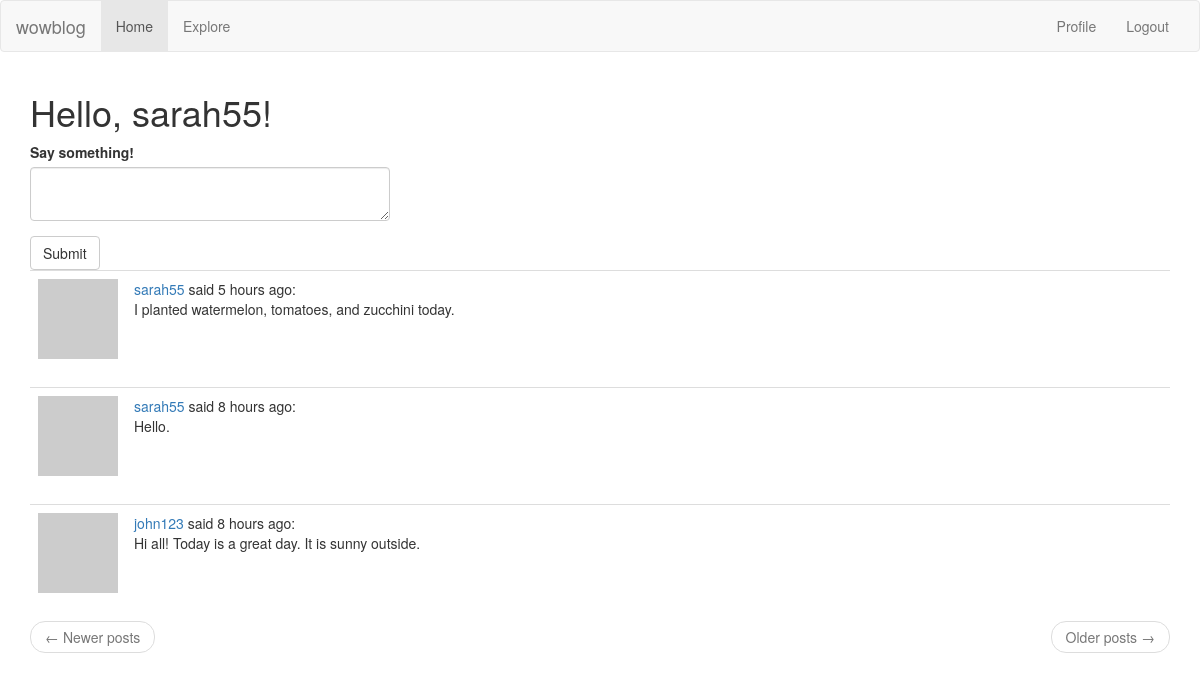
The page /index (signed in) on the database its author committed.
### app/models.py (models this page shows, shortened)
class User(UserMixin, db.Model):
    id = db.Column(db.Integer, primary_key=True)
    username = db.Column(db.String(64), index=True, unique=True)
    email = db.Column(db.String(120), index=True, unique=True)
    password_hash = db.Column(db.String(128))
    posts = db.relationship('Post', backref='author', lazy='dynamic')
    about_me = db.Column(db.String(140))
    last_seen = db.Column(db.DateTime, default=datetime.utcnow)
    def avatar(self, size):
        digest = md5(self.email.lower().encode('utf-8')).hexdigest()
        return 'https://www.gravatar.com/avatar/{}?d=identicon&s={}'.format(digest, size)
    followed = db.relationship(
        'User', secondary=followers, # 'User' is the right side entity of the relationship. Since this is a self-referential relationship, use the same class on both sides. 'Secondary' configures the association table (followers)
        primaryjoin=(followers.c.follower_id == id), #primaryjoin indicates the condition that links the left side entity (The follower user with the followers table). 'followers.c.follower_id' calls the follower_id in the table
        secondaryjoin=(followers.c.followed_id == id), #secondaryjoin indicates the condition that links the right side entity (the followed user).
        backref=db.backref('followers', lazy='dynamic'), lazy='dynamic') #backref refines how this relationship will be accessed from the right side entity. 'lazy' indicates execution mode. Dynamic means the query doesn't run until specifically requested. The second 'lazy' applies to the left side query.
    def followed_posts(self):
        followed = Post.query.join(
            followers, (followers.c.followed_id == Post.user_id)).filter(
                followers.c.follower_id == self.id)
        own = Post.query.filter_by(user_id=self.id) #query to search for user's own posts
        return followed.union(own).order_by(Post.timestamp.desc()) #combine own posts with followed posts and display them all # order_by timestamp

class Post(db.Model):
    id = db.Column(db.Integer, primary_key=True)
    body = db.Column(db.String(2000))
    timestamp = db.Column(db.DateTime, index=True, default=datetime.utcnow)
    user_id = db.Column(db.Integer, db.ForeignKey('user.id'))
    language = db.Column(db.String(5))

### app/main/routes.py (the view, shortened to what this page needs)
@bp.route('/', methods=['GET', 'POST']) # "@" is a decorator. Modifies the function that follows it.
@bp.route('/index', methods=['GET', 'POST'])
@login_required
def index():
    form = PostForm()
    page = request.args.get('page', 1, type=int) #request.args is a Flask object. Exposes the contents of the client's request of the query string in a dict format.
    posts = current_user.followed_posts().paginate(page, current_app.config['POSTS_PER_PAGE'], False)
    next_url = url_for('main.index', page=posts.next_num) if posts.has_next else None
    prev_url = url_for('main.index', page=posts.prev_num) if posts.has_prev else None
    return render_template('index.html', title='Home', form=form, posts=posts.items, next_url=next_url, prev_url=prev_url)

### app/main/forms.py
class PostForm(FlaskForm):
    post = TextAreaField('Say something!', validators=[DataRequired(), Length(min=1, max=2000)])
    submit = SubmitField('Submit')

### app/main/routes.py (called while the page is built)
@bp.before_app_request
def before_request():
    if current_user.is_authenticated:
        current_user.last_seen = datetime.utcnow()
        db.session.commit()
    g.locale = str(get_locale())

### app/models.py (called while the page is built)
@login.user_loader
def load_user(id):
    return User.query.get(int(id))  # id that Flask-Login passes to the function is a string, so need to convert to int

### app/templates/index.html
<!DOCTYPE html>
{% extends "base.html" %}
{% import 'bootstrap/wtf.html' as wtf %}
{% block app_content %}
    <h1>Hello, {{ current_user.username }}!</h1>
    {% if form %}
        <div class="row">
            <div class="col-md-4">
                {{ wtf.quick_form(form) }}
            </div>
        </div>
    {% endif %}
    {% for post in posts %}
        {% include '_post.html' %}
    {% endfor %}
    <nav aria-label="...">
        <ul class="pager">
            <li class="previous{% if not prev_url %} disabled{% endif %}">
                <a href="{{ prev_url or '#' }}">
                    <span aria-hidden="true">&larr;</span> Newer posts
                </a>
            </li>
            <li class="next{% if not next_url %} disabled{% endif %}">
                <a href="{{ next_url or '#' }}">
                    Older posts <span aria-hidden="true">&rarr;</span>
                </a>
            </li>
        </ul>
    </nav>
{% endblock %}

### app/templates/_post.html
<table class="table table-hover">
    <tr>
        <td width="70px">
            <a href="{{ url_for('main.user', username=post.author.username) }}">
                <img src="{{ post.author.avatar(70) }}" />
            </a>
        </td>
        <td>
            <a href="{{ url_for('main.user', username=post.author.username) }}"> {{ post.author.username }}
            </a>
            said {{ moment(post.timestamp).fromNow() }}:
            <br>
            {{ post.body }}
        </td>
    </tr>
</table>

### rows shown on the page
User: username "sarah55"
Post: author.username "sarah55", timestamp "5 hours ago", body "I planted watermelon, tomatoes, and zucchini today."
Post: author.username "sarah55", timestamp "8 hours ago", body "Hello."
Post: author.username "john123", timestamp "8 hours ago", body "Hi all! Today is a great day. It is sunny outside."
